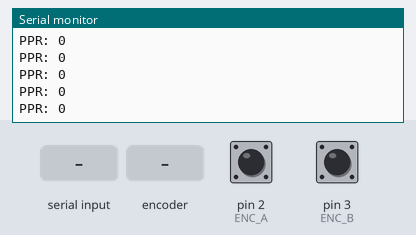
A sketch run on a simulated Arduino Uno, built with avr-gcc and run on an emulated ATmega328P. On the bench: the last lines printed to the serial monitor. Inputs (shaded band) come from the test bench; at power-on: pin 2 (ENC_A) HIGH, pin 3 (ENC_B) HIGH.

Above: at 1.2 s.
1.3 s: "r" received over Serial
At 1.31 s:
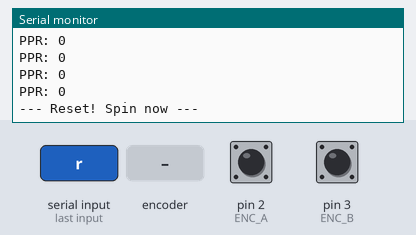
2.8 s: rotary encoder on pin 2 (ENC_A) / pin 3 (ENC_B) turned 2 steps (second pin leading)
At 3.16 s:
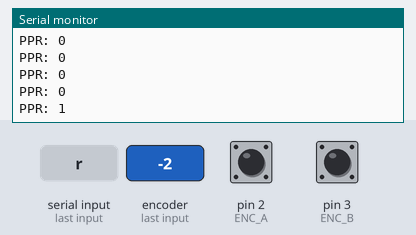
4.7 s: rotary encoder on pin 2 (ENC_A) / pin 3 (ENC_B) turned 2 steps (second pin leading)
At 4.96 s:
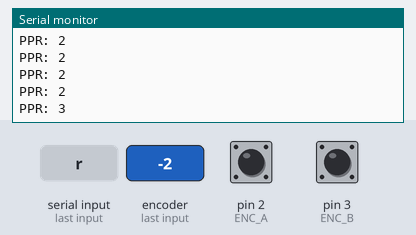
Timing chart, 0 to 7.7 s (numbered marks = the images above; inputs shaded):
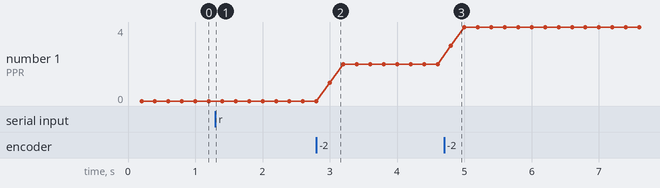

The sketch:

test_ppr.ino
```cpp
// PPR Test - Spin wheel ONE full rotation, read the count
// Encoder A → Pin 2, Encoder B → Pin 3
//
// INPUT_PULLUP holds pins HIGH by default.
// When encoder fires, it pulls line LOW → FALLING edge on A.
// B == LOW means encoder is actively driving B (real quadrature signal).
// If count stays 0 while spinning, swap FALLING→RISING and LOW→HIGH.

#define ENC_A 2
#define ENC_B 3

volatile long pulseCount = 0;

void onPulse() {
  if (digitalRead(ENC_B) == LOW) {
    pulseCount++;
  }
}

void setup() {
  Serial.begin(115200);
  pinMode(ENC_A, INPUT_PULLUP);
  pinMode(ENC_B, INPUT_PULLUP);
  attachInterrupt(digitalPinToInterrupt(ENC_A), onPulse, FALLING);

  Serial.println("=== PPR Tester ===");
  Serial.println("Send 'r' to reset, spin ONE full rotation, read the result.");
  Serial.println("If count stays 0 while spinning, swap FALLING->RISING and LOW->HIGH.\n");
}

void loop() {
  static unsigned long lastPrint = 0;
  if (millis() - lastPrint >= 200) {
    lastPrint = millis();
    long count;
    noInterrupts();
    count = pulseCount;
    interrupts();
    Serial.print("PPR: ");
    Serial.println(count);
  }

  if (Serial.available()) {
    char c = Serial.read();
    if (c == 'r' || c == 'R') {
      noInterrupts();
      pulseCount = 0;
      interrupts();
      Serial.println("--- Reset! Spin now ---");
    }
  }
}
```

Measured:
- after the input at 1.3 s, the serial monitor: prints a new line at once (image 1)
- after the input at 2.8 s, the serial monitor: prints a new line after 0.20 s (image 2)
- after the input at 4.7 s, the serial monitor: prints a new line after 0.10 s (image 3)
- plotted number 1: 0 → 2 after the input at 2.8 s, 2 → 4 after the input at 4.7 s
